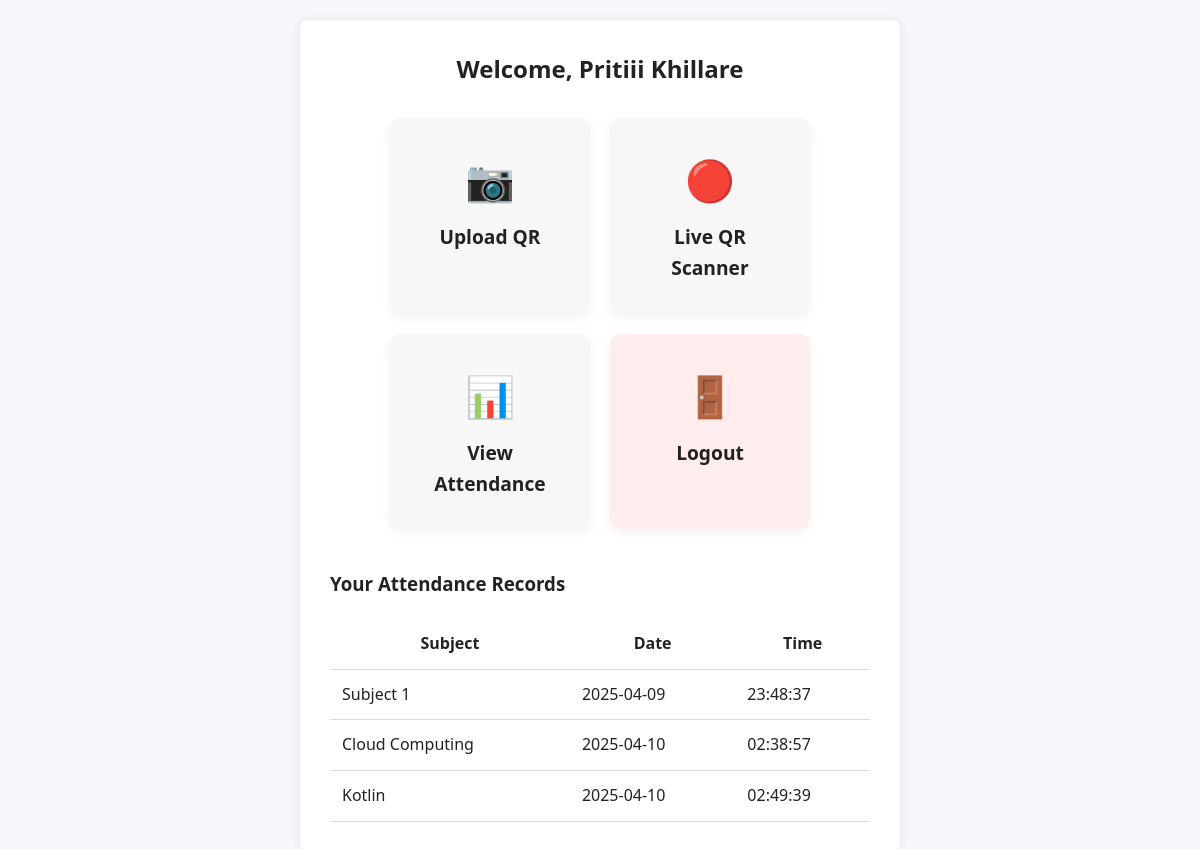
/student/dashboard (signed in), run on the app's committed database.
### tables this page shows
CREATE TABLE attendance (
                    id INTEGER PRIMARY KEY AUTOINCREMENT,
                    student_id INTEGER,
                    class TEXT,
                    subject TEXT,
                    date TEXT,
                    time TEXT,
                    FOREIGN KEY(student_id) REFERENCES students(id)
                );

### app.py (the view)
@app.route('/student/dashboard')
def student_dashboard():
    if session.get('role') != 'student':
        return redirect(url_for('login'))
    student_id = session.get('user_id')
    student_name = session.get('user_name')
    conn = sqlite3.connect('database/attendance.db')
    cursor = conn.cursor()
    cursor.execute("SELECT subject, date, time FROM attendance WHERE student_id = ?", (student_id,))
    attendance_records = cursor.fetchall()
    conn.close()
    return render_template('student_dashboard.html', student_name=student_name, attendance_records=attendance_records)

### templates/student_dashboard.html (shortened to what this page needs)
<!DOCTYPE html>
<html lang="en">
<head>
  <link rel="stylesheet" href="{{ url_for('static', filename='css/style.css') }}">
</head>
<body>
  <div class="container">
    <h2>Welcome, {{ session['username'] }}</h2>
    <div class="card-container" style="margin-top: 30px;">
      <a href="{{ url_for('mark_attendance') }}" class="card">
        <div class="card-icon">📷</div>
        <div class="card-title">Upload QR</div>
      </a>
      <a href="{{ url_for('mark_attendance_live') }}" class="card">
        <div class="card-icon">🔴</div>
        <div class="card-title">Live QR Scanner</div>
      </a>
      <a href="{{ url_for('student_view_attendance') }}" class="card">
        <div class="card-icon">📊</div>
        <div class="card-title">View Attendance</div>
      </a>
      <a href="{{ url_for('login') }}" class="card logout-card">
        <div class="card-icon">🚪</div>
        <div class="card-title">Logout</div>
      </a>
    </div>
    <h3 style="margin-top: 40px;">Your Attendance Records</h3>
    {% if attendance_records %}
    <table>
      <thead>
        <tr>
          <th>Subject</th>
          <th>Date</th>
          <th>Time</th>
        </tr>
      </thead>
      <tbody>
        {% for subject, date, time in attendance_records %}
        <tr>
          <td>{{ subject }}</td>
          <td>{{ date }}</td>
          <td>{{ time }}</td>
        </tr>
        {% endfor %}
      </tbody>
    </table>
    {% else %}
      <p>No attendance marked yet.</p>
    {% endif %}
  </div>
</body>
</html>

### static/css/style.css (style rules this page uses)
:root { --bg-color: #f5f7fa; --text-color: #222; --card-bg: #fff; --accent-color: #4a90e2; --btn-bg: #4a90e2; --btn-hover: #357ab8; --card-hover: #e0f7e9; --table-header: #4CAF50; }
* { margin: 0; padding: 0; box-sizing: border-box; }
body { font-family: 'Segoe UI', sans-serif; background: var(--bg-color); color: var(--text-color); line-height: 1.6; padding: 20px; transition: all 0.3s ease-in-out; }
.container { max-width: 600px; margin: auto; background: var(--card-bg); border-radius: 8px; padding: 30px; box-shadow: 0 0 10px rgba(0,0,0,0.08); transition: all 0.3s ease-in-out; }
h2 { text-align: center; margin-bottom: 20px; color: var(--text-color); }
table { width: 100%; border-collapse: collapse; margin-top: 20px; }
table th, table td { padding: 12px; border-bottom: 1px solid #ddd; }
.card-container { display: flex; flex-wrap: wrap; justify-content: center; gap: 20px; }
.card { background-color: #f7f7f7; padding: 30px 40px; border-radius: 10px; text-align: center; width: 200px; transition: transform 0.3s ease, background-color 0.3s ease; box-shadow: 0 4px 12px rgba(0,0,0,0.05); text-decoration: none; color: var(--text-color); }
.card-icon { font-size: 2.5rem; margin-bottom: 10px; }
.card-title { font-size: 1.2rem; font-weight: bold; }
.logout-card { background-color: #ffecec; }

### data on the page
attendance: subject "Subject 1", date "2025-04-09", time "23:48:37"
attendance: subject "Cloud Computing", date "2025-04-10", time "02:38:57"
attendance: subject "Kotlin", date "2025-04-10", time "02:49:39"

### other printed values
{{ session['username'] }} "Pritiii Khillare"
